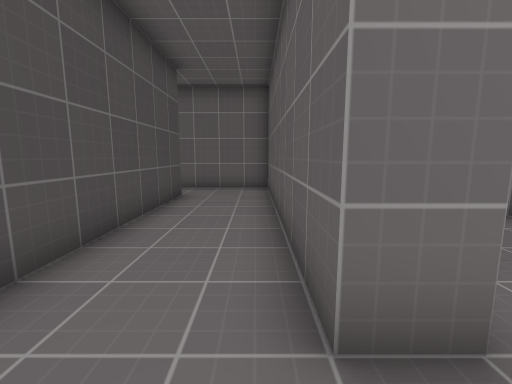
[1] (above)

23 first-person views from a walk through a Godot game level. The camera is 1.3 m above the floor, tilts 8° down and sees 90° across. The floor is counted in squares, 1 m on a side. Each view is taken from the middle of a square. On the plan, view 1 faces up. The plan holds only what a view shows up to about 13 squares ahead; the rest is blank. The place goes on beyond the plan. Surface patterns are stand-ins for the level's own textures.

[2]
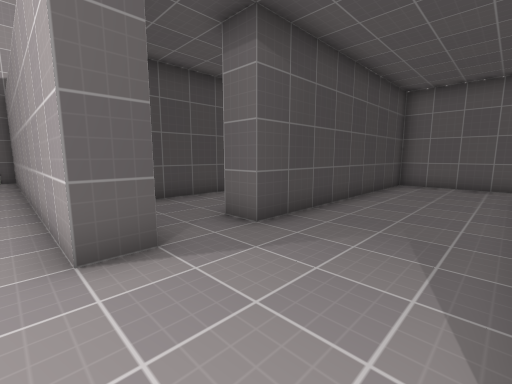

[3]
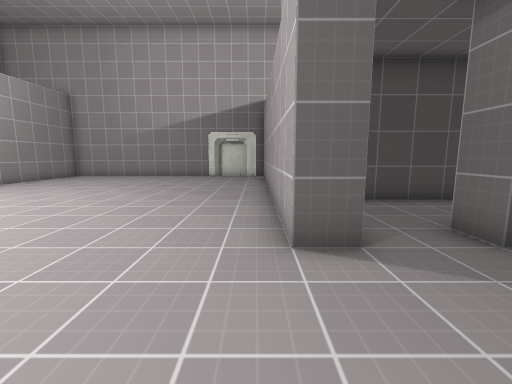

[4]
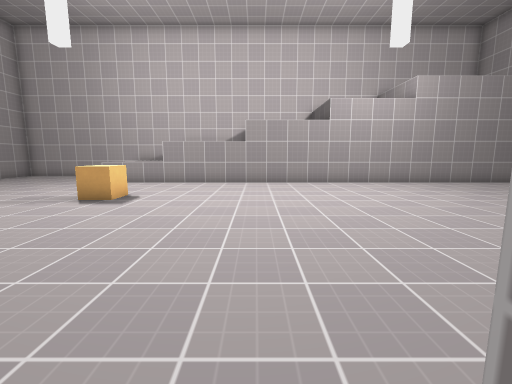

[5]
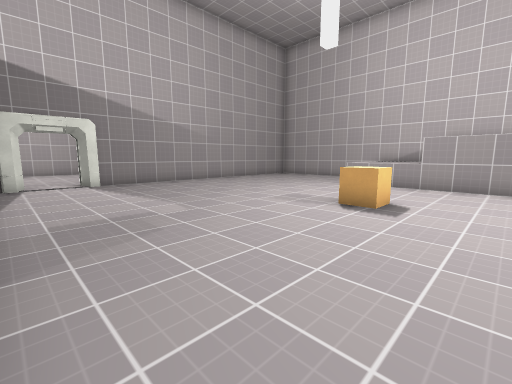

[6]
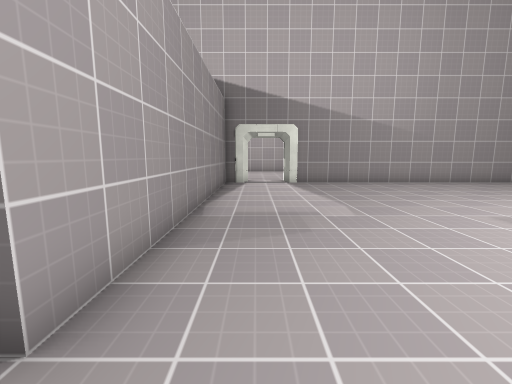

[7]
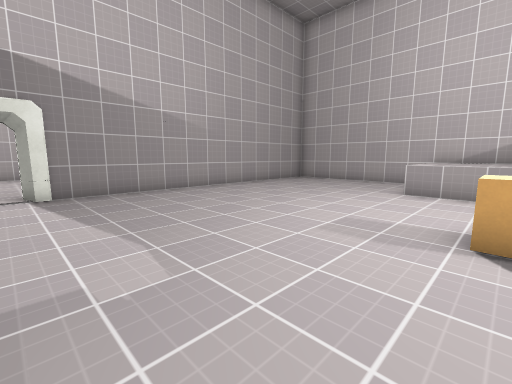

[8]
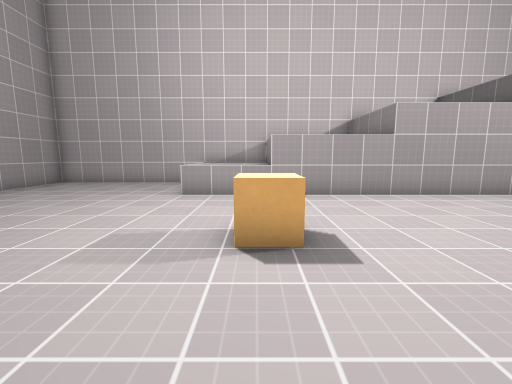

[9]
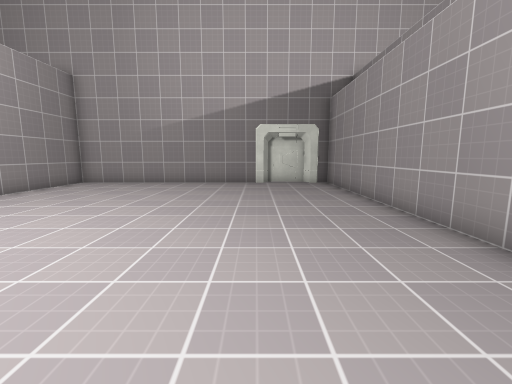

[10]
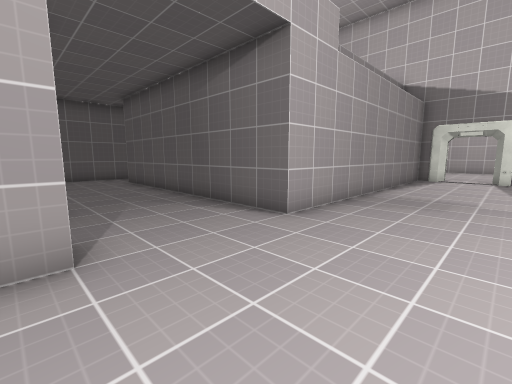

[11]
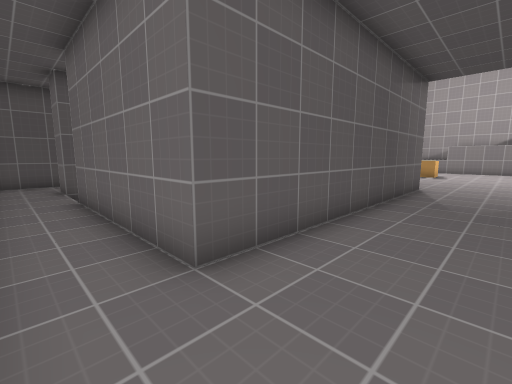

[12]
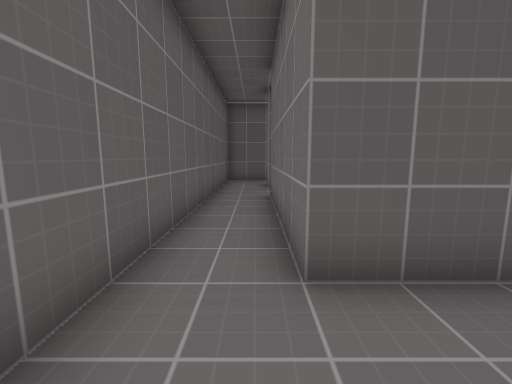

[13]
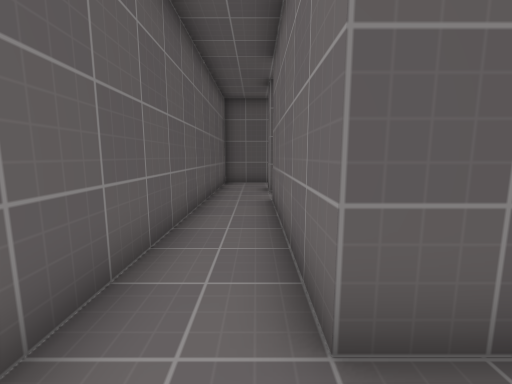

[14]
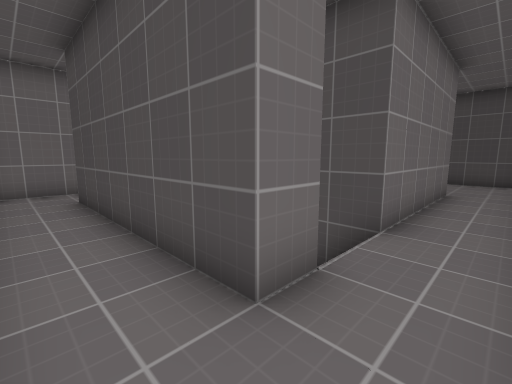

[15]
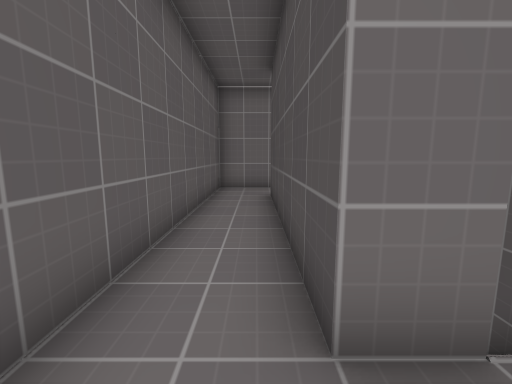

[16]
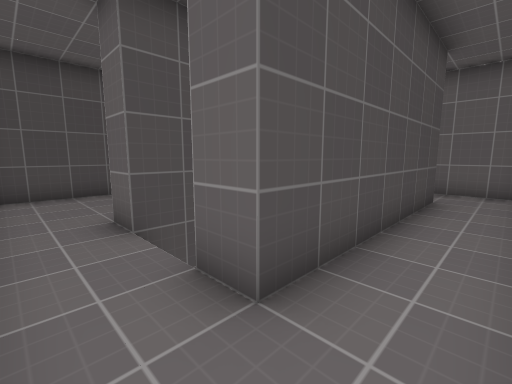

[17]
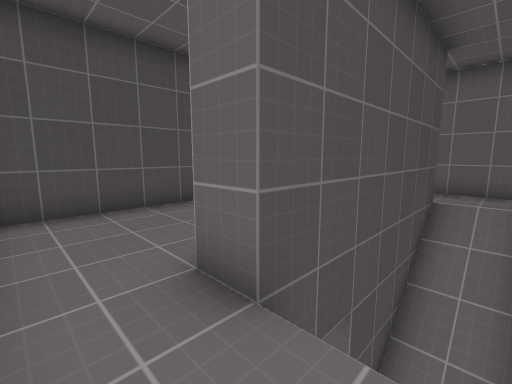

[18]
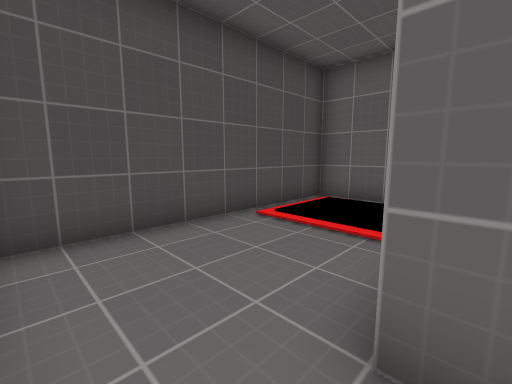

[19]
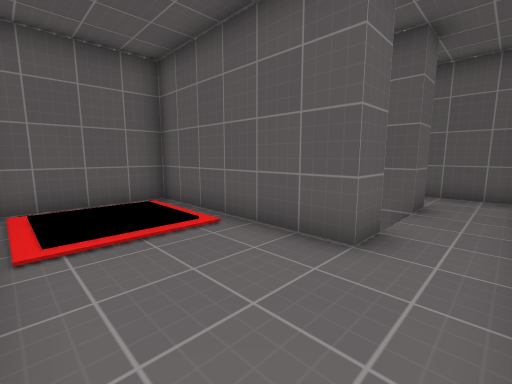

[20]
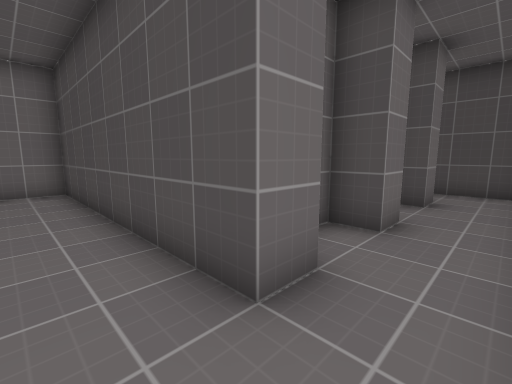

[21]
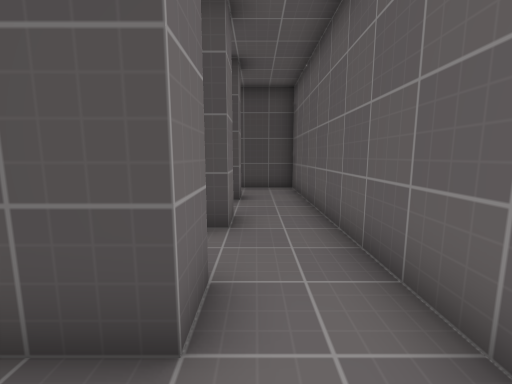

[22]
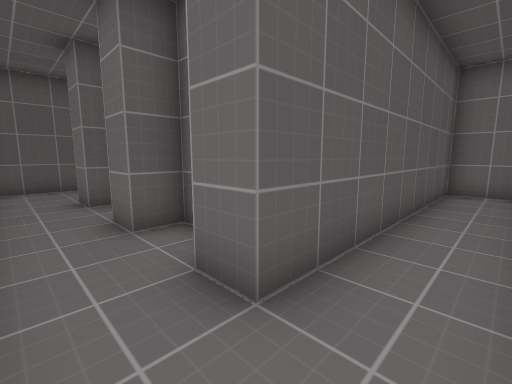

[23]
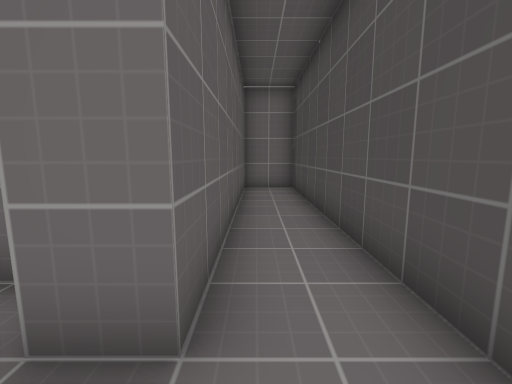

### Floor plan
Key: @ floor where view 1 was taken; # wall or solid block; . floor; / step, stairs or slope; ^ raised ledge; B box.
Columns run from 12 left of view 1 to 22 right of it. Each row starts with its distance up from view 1.
 11 ##############################
 10 #............#...............#
  9 #............#...............#
  8 #..#..#..#...#....######//#..#
  7 #..#######...#....#....#//#..#
  6 #..#     #...#....#.  .#//#..#
  5 #..#     #...#....#.  .#//#..#
  4 #..#     #...#....#....#/ #..#
  3 #..#     #...#....#....#  #..#
  2 #..#     #...#....#....#//#..#
  1 #..#     #........#..........#
  0 #..#     #..@.....#..........#
 -1 ##############....############
 -2 #............................#
 -3 #.................................
 -4 #..................................
 -5 #............................#
 -6 #............................#
 -7 #............................#
 -8 #............................#
 -9 #..................B.........#
-10 #............................#
-11 #............................#
-12 #............................#
-13 #............................#
-14 ###################^^^.......#
-15                   #^^^.......#
-16                   #^^^.......#
-17                   #^^^.......#
-18                   ############

Where each view was taken, in squares from view 1:
view 1: 0 up, 0 right, facing up
view 2: 2 down, 5 right, facing up-left
view 3: 2 down, 5 right, facing left
view 4: 1 down, 2 right, facing down
view 5: 2 down, 4 right, facing down-right
view 6: 3 down, 4 right, facing right
view 7: 4 down, 7 right, facing down-right
view 8: 5 down, 7 right, facing down
view 9: 5 down, 1 right, facing left
view 10: 5 down, 1 right, facing up-right
view 11: 10 up, 3 right, facing down-right
view 12: 9 up, 3 right, facing right
view 13: 9 up, 4 right, facing right
view 14: 10 up, 16 right, facing down-left
view 15: 10 up, 15 right, facing down
view 16: 0 up, 16 right, facing up-left
view 17: 0 up, 13 right, facing up-left
view 18: 0 up, 11 right, facing up-left
view 19: 0 up, 7 right, facing up-right
view 20: 10 up, 1 left, facing down-left
view 21: 9 up, 1 left, facing left
view 22: 10 up, 11 left, facing down-right
view 23: 10 up, 10 left, facing down
